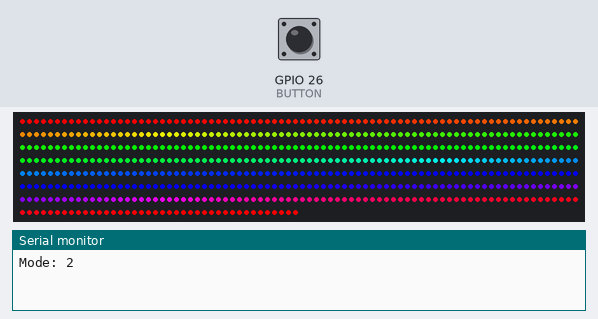
Recording of a sketch running on a simulated ESP32. Shown: 600 RGB LEDs in strip order, left to right, continuing on the next row, the last lines printed to the serial monitor. Inputs (shaded band) come from the test bench; at power-on: GPIO 26 (BUTTON) HIGH.

Above: at 0.19 s.
At 1.23 s:
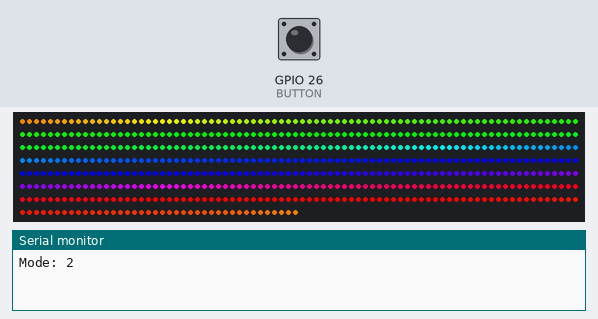
1.3 s: GPIO 26 (BUTTON) pulled LOW for 1 s
At 3.3 s:
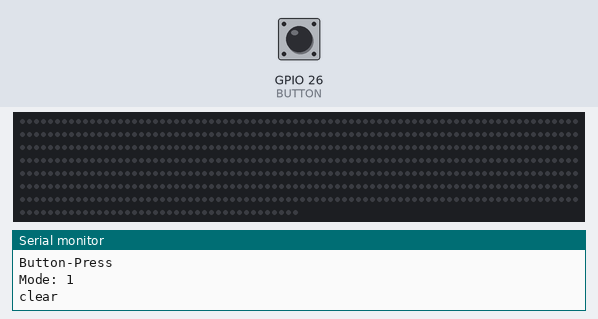
3.8 s: GPIO 26 (BUTTON) pulled LOW for 1 s
5.4 s: GPIO 26 (BUTTON) pulled LOW for 3.2 s
Timing chart, 0 to 8.4 s (numbered marks = the images above; inputs shaded):
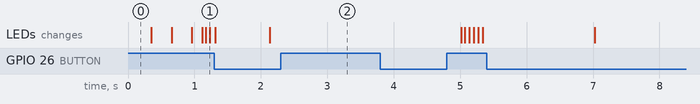

The sketch:

Main.ino
```cpp
/*
 Name:		Led_strip_for_room.ino
 Created:	9/26/2021 10:46:19 PM
 Author:	Zachary Bagshaw
*/


// the setup function runs once when you press reset or power the board

#include <Adafruit_NeoPixel.h>

#define BUTTON 26
#define LED_PIN 27
#define LED_COUNT 600

int NeopixelCount = LED_COUNT;
Adafruit_NeoPixel strip(LED_COUNT, LED_PIN, NEO_GRB + NEO_KHZ800);

int red = 255;
int green = 0;
int blue = 0;
int mode = 2;
int old_mode = 0;
int speed = 10;
int z = 0;


#define MODE_OFF 1
#define MODE_RAINBOW 2
#define MODE_COLORWIPE 3
#define MODE_LAST 3


void setup()
{
		Serial.begin(115200);
		strip.begin();
		strip.show();
		strip.setBrightness(200);
        pinMode(BUTTON, INPUT_PULLUP);
}

// the loop function runs over and over again until power down or reset
void loop()
{
    CheckButton();
    // Only action if mode changed
    if (mode != old_mode)
    {
        old_mode = mode;
        Serial.printf("Mode: %d\n",mode);

        switch (mode)
        {
            case MODE_OFF:
            {
                strip.clear();
                strip.setBrightness(0);
                strip.show();
                Serial.println("clear");
                break;
            }
            case MODE_RAINBOW:
            {
                strip.setBrightness(200);
                Rainbow(speed);
                break;
            }
            case MODE_COLORWIPE:
            {
                while (mode == MODE_COLORWIPE)
                {
                    strip.setBrightness(200);
                    ColorWipe(strip.Color(255, 0, 0), 50); // Red

                    if (mode != MODE_COLORWIPE) break;
                    ColorWipe(strip.Color(0, 255, 0), 50); // Green

                    if (mode != MODE_COLORWIPE) break;
                    ColorWipe(strip.Color(0, 0, 255), 50); // Blue
                }
                break;
            }
        }
    }
}

void CheckButton()
{
    int ButtonState = digitalRead(BUTTON);
    if (ButtonState == LOW)
    {
        delay(400);
        ButtonState = digitalRead(BUTTON);
        if (ButtonState == LOW)
        {
            Serial.println("Button-Press");
            mode++;
            if (mode > MODE_LAST) mode = 1;

        }
    }

}
```

Modes.ino
```cpp
void Rainbow(int wait)
{
    int z = 5;
    for (long firstPixelHue = 0; z == 5 ; firstPixelHue += 256)
    {
        // check for mode change
        CheckButton();
        if (mode != MODE_RAINBOW) break;
        for (int i = 0; i < strip.numPixels(); i++)
        {
            CheckButton();
            if (mode != MODE_RAINBOW) break;
            int pixelHue = firstPixelHue + (i * 65536L / strip.numPixels());
            strip.setPixelColor(i, strip.gamma32(strip.ColorHSV(pixelHue)));
        }
        strip.show(); // Update strip with new contents
        delay(wait);  // Pause for a moment
    }
}


void ColorWipe(uint32_t color, int wait)
{
    for (int i = 0; i < strip.numPixels(); i++)// For each pixel in strip...
    {
        CheckButton();
        if (mode != MODE_COLORWIPE) break;
        strip.setPixelColor(i, color);         //  Set pixel's color (in RAM)
        strip.show();                          //  Update strip to match
        delay(wait);                           //  Pause for a moment
    }
}


void FullWack()
{

    int i = 0;
    while (i < LED_COUNT)
    {
        strip.setPixelColor(i, 255, 255, 255);
        ++i;
    }
    strip.show();
}
```
